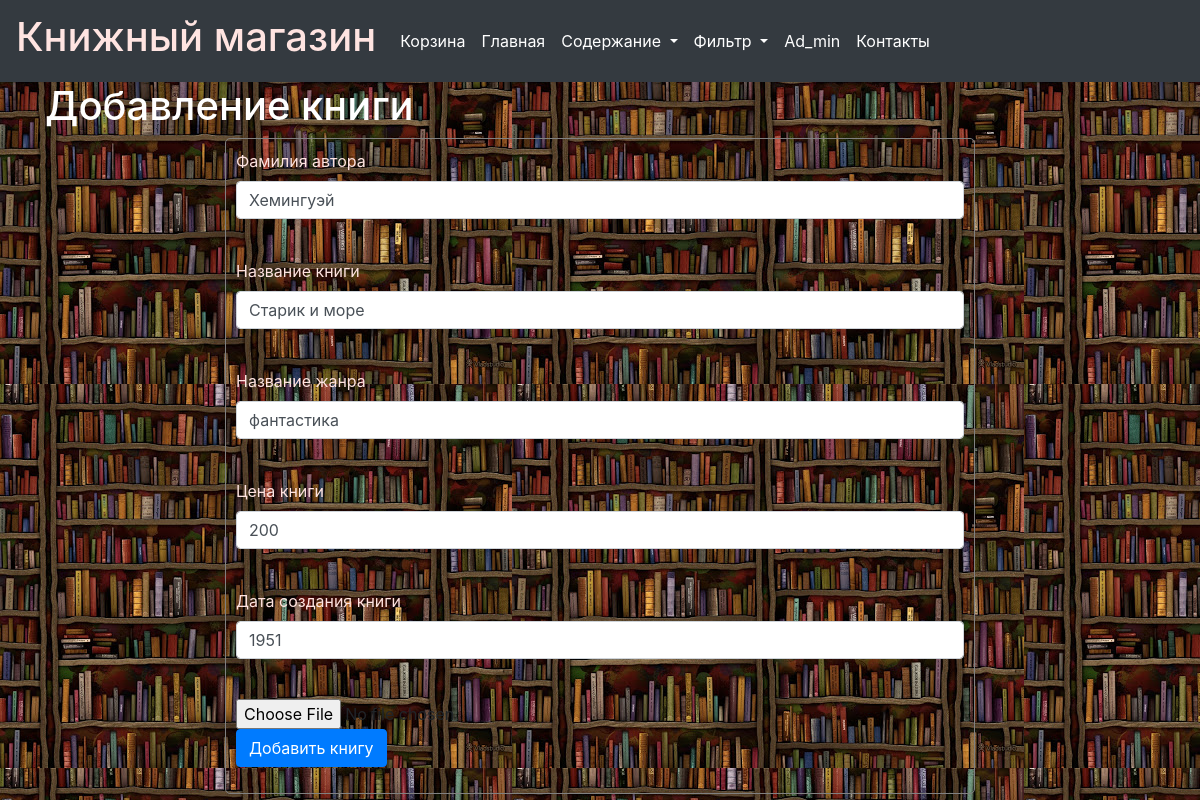
Page /books/1 (signed in) on the committed database.
### data/users.py (models this page shows, shortened)
class User(SqlAlchemyBase, UserMixin, SerializerMixin):
    __tablename__ = 'users'
    id = sqlalchemy.Column(sqlalchemy.Integer,
                           primary_key=True, autoincrement=True)
    surname = sqlalchemy.Column(sqlalchemy.String, nullable=False)
    name = sqlalchemy.Column(sqlalchemy.String, nullable=False)
    nickname = sqlalchemy.Column(sqlalchemy.String, nullable=True)
    email = sqlalchemy.Column(sqlalchemy.String,
                              index=True, unique=True, nullable=False)
    hashed_password = sqlalchemy.Column(sqlalchemy.String, nullable=False)
    bought = sqlalchemy.Column(sqlalchemy.String, nullable=True)
    total_sum = sqlalchemy.Column(sqlalchemy.Integer, nullable=True)

### data/books.py (models this page shows)
class Books(SqlAlchemyBase, SerializerMixin):
    __tablename__ = 'books'
    id = sqlalchemy.Column(sqlalchemy.Integer,
                           primary_key=True, autoincrement=True)
    author_id = sqlalchemy.Column(sqlalchemy.Integer,
                                    sqlalchemy.ForeignKey("author.id"))  # связывем книгу с автором
    title = sqlalchemy.Column(sqlalchemy.String, nullable=False)  # название книги
    genre_id = sqlalchemy.Column(sqlalchemy.Integer, sqlalchemy.ForeignKey("genre.id"))  # связываем книгу с жанром
    date = sqlalchemy.Column(sqlalchemy.Integer, nullable=False)    # дата издания
    price = sqlalchemy.Column(sqlalchemy.Integer, nullable=False)  # цена книги
    cover = sqlalchemy.Column(sqlalchemy.String, nullable=False)  # обложка книги
    review = sqlalchemy.Column(sqlalchemy.TEXT(10000), nullable=True)
    author = orm.relation("Author")
    genre = orm.relation("Genre")

### data/genres.py (models this page shows)
class Genre(SqlAlchemyBase, SerializerMixin):
    __tablename__ = 'genre'
    id = sqlalchemy.Column(sqlalchemy.Integer,
                           primary_key=True, autoincrement=True)
    genre = sqlalchemy.Column(sqlalchemy.String, nullable=False)  # название жанра
    books = orm.relation("Books", back_populates='genre')  # связывем жанр с книгой

### main.py (the view, shortened to what this page needs)
@app.route('/books/<int:id>', methods=['GET', 'POST'])
@login_required
def edit_book(id):
    form = BooksForm()
    if request.method == "GET":
        session = db_session.create_session()
        book = session.query(Books).filter(Books.id == id,
                                          current_user.id == 1).first()
        if book:
            author = session.query(Author).filter(Author.id == book.author_id).first()
            genre = session.query(Genre).filter(Genre.id == book.genre_id).first()
            form.author.data = author.surname
            form.title.data = book.title
            form.genre.data = genre.genre
            form.date.data = book.date
            form.cover.data = book.cover
            form.price.data = book.price
        else:
            abort(404)
    return render_template('addbooks.html', title='Редактирование книги', form=form)

### forms.py
class BooksForm(FlaskForm):
    author = StringField('Фамилия автора', validators=[DataRequired()])
    title = StringField('Название книги', validators=[DataRequired()])
    genre = StringField('Название жанра')
    date = IntegerField('Дата создания книги', validators=[DataRequired()])
    price = IntegerField('Цена книги', validators=[DataRequired()])
    cover = StringField('Обложка книги')
    submit = SubmitField('Добавить книгу')

### data/db_session.py (called while the page is built)
def create_session() -> Session:
    global __factory
    return __factory()

### main.py (called while the page is built)
@login_manager.user_loader
def load_user(user_id):
    session = db_session.create_session()
    return session.query(User).get(user_id)

### templates/addbooks.html (shortened to what this page needs)
{% extends "base.html" %}
{% block content %}
<h1>Добавление книги</h1>
<form class="login_form" method="post" enctype="multipart/form-data">
    <div class="form-group">
    <p>
        {{ form.author.label }}<br>
        {{ form.author(class="form-control") }}<br>
    </p>
    <p>
        {{ form.title.label }}<br>
        {{ form.title(class="form-control") }}<br>
    </p>
        <p>
        {{ form.genre.label }}<br>
        {{ form.genre(class="form-control") }}<br>
    </p>
    <p>
        {{ form.price.label }}<br>
        {{ form.price(class="form-control") }}<br>
    </p>
    <p>
        {{ form.date.label }}<br>
        {{ form.date(class="form-control") }}<br>
    </p>
    <input type="file" class="form-control-file" id="photo" name="file">
    <p>{{ form.submit(type="submit", class="btn btn-primary") }}</p>
    </div>
</form>
{% endblock %}

### templates/base.html (shortened to what this page needs)
<!DOCTYPE html>
<html lang="en">
<head>
    <link rel="stylesheet" href="https://stackpath.bootstrapcdn.com/bootstrap/4.4.1/css/bootstrap.min.css">
    <link rel="stylesheet" type="text/css" href="/static/css/style.css" />
</head>
  <body>
    <header>
        <nav class="navbar navbar-expand-lg navbar-dark bg-dark">
            <a class="navbar-brand" href="/"><p class="h1">Книжный магазин</p></a>
  <div class="collapse navbar-collapse" id="navbarSupportedContent">
    <ul class="navbar-nav mr-auto">
      <li class="nav-item active">
        <a class="nav-link" href="/basket">Корзина<span class="sr-only">(current)</span></a>
      </li>
      <li class="nav-item active">
        <a class="nav-link" href="/">Главная</a>
      </li>
      <li class="nav-item dropdown active">
        <a class="nav-link dropdown-toggle" href="#" id="navbarDropdown"
           role="button" data-toggle="dropdown" aria-haspopup="true" aria-expanded="false">
            Содержание
        </a>
      </li>
        <li class="nav-item dropdown active">
        <a class="nav-link dropdown-toggle" href="#" id="navbarDropdown2" role="button" data-toggle="dropdown"
           aria-haspopup="true" aria-expanded="false">
          Фильтр
        </a>
        </li>
        {% if current_user.is_authenticated %}
        <li class="nav-item active">
        <a class="nav-link" href="/logout">{{ current_user.nickname }}</a>
        </li>
        {% endif %}
        <li class="nav-item active">
        <a class="nav-link" href="/contacts">Контакты</a>
        </li>
    </ul>
  </div>
</nav>
    </header>
    <main role="main" class="container">
        {% block content %}{% endblock %}
    </main>
  </body>
</html>

### static/css/style.css (style rules this page uses)
h1 { color: #ffffff; }
body { background-image: url('bg2.jpg'); }
p { color: #ffe4e1; }
form.login_form { margin-left: auto; margin-right: auto; max-width: 750px; border: 1px solid gray; border-radius: 5px; padding: 10px; }

### rows in the picture
User: nickname "Ad_min"
Books: author "Хемингуэй", title "Старик и море", price "200", date "1951"
Genre: genre "фантастика"
